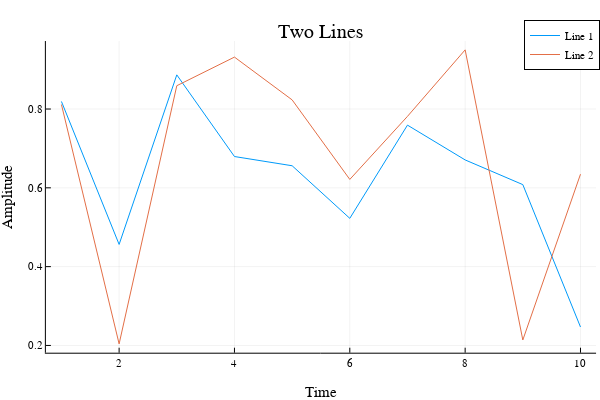

This figure's notebook cell:
### Code cell
# PART I: 3D Plotting Functions #

# A: 2D Line Plots
x = 1:10; y = rand(10); # These are the plotting data
y_2 = rand(10);
plot(x, y, title = "Two Lines", label = "Line 1")
plot!(x, y_2, label="Line 2")
xlabel!("Time")
ylabel!("Amplitude")

### Figure 1 — Plotly figure (JSON) as saved in the notebook; plotly's stock layout.template omitted (floating-point values rounded to 4 significant figures)
{"data": [{"colorbar": {"title": ""}, "legendgroup": "Line 1", "line": {"color": "rgba(0, 154, 250, 1.000)", "dash": "solid", "shape": "linear", "width": 1}, "mode": "lines", "name": "Line 1", "showlegend": true, "type": "scatter", "x": [1, 2, 3, 4, 5, 6, 7, 8, 9, 10], "xaxis": "x", "y": [0.8191, 0.4564, 0.8867, 0.6794, 0.656, 0.5226, 0.7591, 0.6708, 0.6081, 0.2468], "yaxis": "y", "zmax": null, "zmin": null}, {"colorbar": {"title": ""}, "legendgroup": "Line 2", "line": {"color": "rgba(227, 111, 71, 1.000)", "dash": "solid", "shape": "linear", "width": 1}, "mode": "lines", "name": "Line 2", "showlegend": true, "type": "scatter", "x": [1, 2, 3, 4, 5, 6, 7, 8, 9, 10], "xaxis": "x", "y": [0.8114, 0.2039, 0.8591, 0.9318, 0.8231, 0.6214, 0.7814, 0.9501, 0.2138, 0.6346], "yaxis": "y", "zmax": null, "zmin": null}], "layout": {"annotations": [{"font": {"color": "rgba(0, 0, 0, 1.000)", "family": "sans-serif", "size": 20}, "rotation": 0, "showarrow": false, "text": "Two Lines", "x": 0.535, "xanchor": "center", "xref": "paper", "y": 1, "yanchor": "top", "yref": "paper"}], "height": 400, "legend": {"bgcolor": "rgba(255, 255, 255, 1.000)", "bordercolor": "rgba(0, 0, 0, 1.000)", "borderwidth": 1, "font": {"color": "rgba(0, 0, 0, 1.000)", "family": "sans-serif", "size": 11}, "tracegroupgap": 0, "traceorder": "normal", "x": 1, "xanchor": "auto", "y": 1, "yanchor": "auto"}, "margin": {"b": 20, "l": 0, "r": 0, "t": 20}, "paper_bgcolor": "rgba(255, 255, 255, 1.000)", "plot_bgcolor": "rgba(255, 255, 255, 1.000)", "showlegend": true, "width": 600, "xaxis": {"anchor": "y", "domain": [0.07647, 0.9934], "gridcolor": "rgba(0, 0, 0, 0.100)", "gridwidth": 0.5, "linecolor": "rgba(0, 0, 0, 1.000)", "mirror": false, "range": [0.73, 10.27], "showgrid": true, "showline": true, "showticklabels": true, "tickangle": 0, "tickcolor": "rgb(0, 0, 0)", "tickfont": {"color": "rgba(0, 0, 0, 1.000)", "family": "sans-serif", "size": 11}, "tickmode": "array", "ticks": "inside", "ticktext": ["2", "4", "6", "8", "10"], "tickvals": [2, 4, 6, 8, 10], "title": "Time", "titlefont": {"color": "rgba(0, 0, 0, 1.000)", "family": "sans-serif", "size": 15}, "type": "-", "visible": true, "zeroline": false, "zerolinecolor": "rgba(0, 0, 0, 1.000)"}, "yaxis": {"anchor": "x", "domain": [0.07581, 0.9415], "gridcolor": "rgba(0, 0, 0, 0.100)", "gridwidth": 0.5, "linecolor": "rgba(0, 0, 0, 1.000)", "mirror": false, "range": [0.1816, 0.9725], "showgrid": true, "showline": true, "showticklabels": true, "tickangle": 0, "tickcolor": "rgb(0, 0, 0)", "tickfont": {"color": "rgba(0, 0, 0, 1.000)", "family": "sans-serif", "size": 11}, "tickmode": "array", "ticks": "inside", "ticktext": ["0.2", "0.4", "0.6", "0.8"], "tickvals": [0.2, 0.4, 0.6, 0.8], "title": "Amplitude", "titlefont": {"color": "rgba(0, 0, 0, 1.000)", "family": "sans-serif", "size": 15}, "type": "-", "visible": true, "zeroline": false, "zerolinecolor": "rgba(0, 0, 0, 1.000)"}}}
